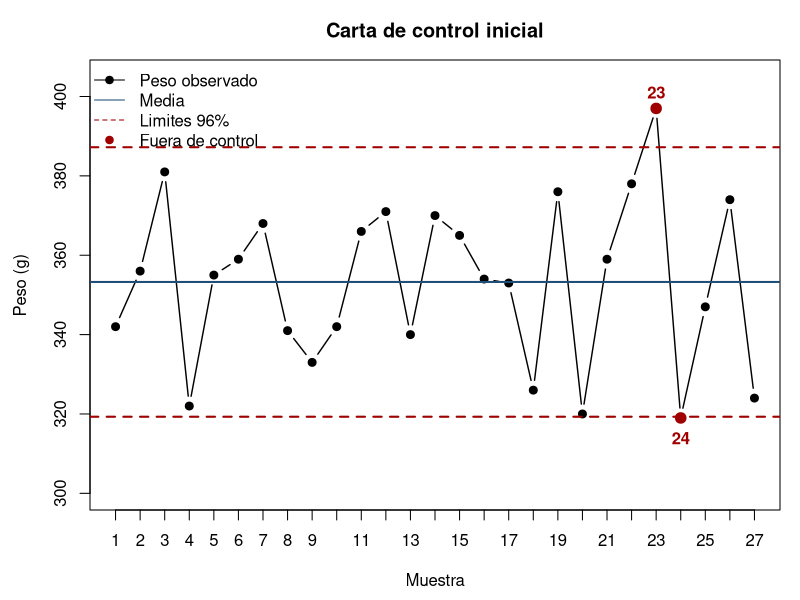
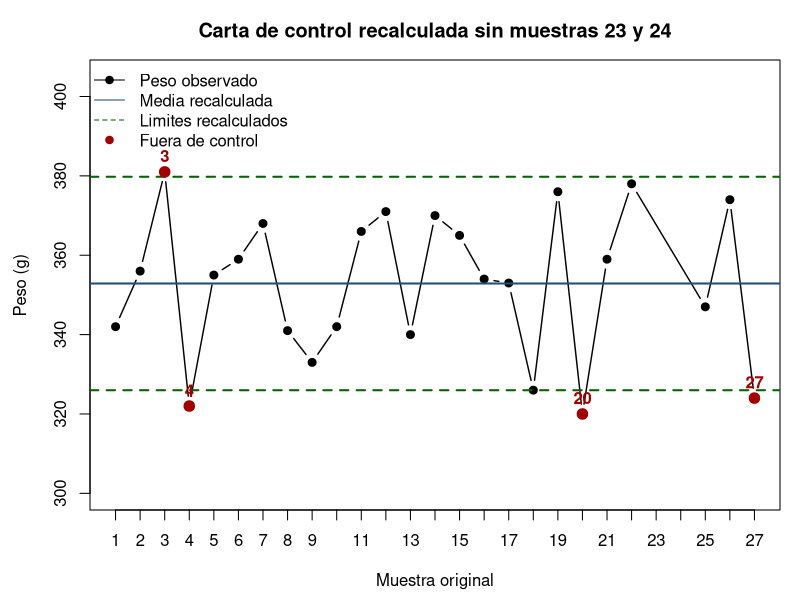

Source code (R) for these figures, in order:
x <- c(342, 356, 381, 322, 355, 359, 368, 341, 333,
       342, 366, 371, 340, 370, 365, 354, 353, 326,
       376, 320, 359, 378, 397, 319, 347, 374, 324)
muestra <- seq_along(x)

out_agregado <- c(23, 24)
media <- 9538 / 27
sigma <- sqrt(3376759 / 27 - media^2)
z <- 2.055
lci <- media - z * sigma
lcs <- media + z * sigma

png("figuras/control_inicial.png", width = 1400, height = 850, res = 160)
par(mar = c(4.5, 4.5, 3, 1))
plot(muestra, x, type = "b", pch = 19, lwd = 1.4,
     xlab = "Muestra", ylab = "Peso (g)",
     main = "Carta de control inicial",
     ylim = c(300, 405), xaxt = "n")
axis(1, at = muestra)
abline(h = media, col = "#1F4E79", lwd = 2)
abline(h = lcs, col = "#A00000", lwd = 2, lty = 2)
abline(h = lci, col = "#A00000", lwd = 2, lty = 2)
points(out_agregado, x[out_agregado], pch = 19, col = "#A00000", cex = 1.4)
text(out_agregado, x[out_agregado] + c(4, -5), labels = out_agregado,
     col = "#A00000", font = 2)
legend("topleft",
       legend = c("Peso observado", "Media", "Limites 96%", "Fuera de control"),
       col = c("black", "#1F4E79", "#A00000", "#A00000"),
       lty = c(1, 1, 2, NA), pch = c(19, NA, NA, 19),
       bty = "n")
dev.off()

x_limpio <- x[-out_agregado]
muestra_limpia <- muestra[-out_agregado]
suma_limpia <- 9538 - x[23] - x[24]
suma2_limpia <- 3376759 - x[23]^2 - x[24]^2
media_limpia <- suma_limpia / length(x_limpio)
sigma_limpia <- sqrt(suma2_limpia / length(x_limpio) - media_limpia^2)
lci_limpio <- media_limpia - z * sigma_limpia
lcs_limpio <- media_limpia + z * sigma_limpia
out_recalculado <- muestra_limpia[x_limpio < lci_limpio | x_limpio > lcs_limpio]

png("figuras/control_recalculado.png", width = 1400, height = 850, res = 160)
par(mar = c(4.5, 4.5, 3, 1))
plot(muestra_limpia, x_limpio, type = "b", pch = 19, lwd = 1.4,
     xlab = "Muestra original", ylab = "Peso (g)",
     main = "Carta de control recalculada sin muestras 23 y 24",
     ylim = c(300, 405), xaxt = "n")
axis(1, at = muestra)
abline(h = media_limpia, col = "#1F4E79", lwd = 2)
abline(h = lcs_limpio, col = "#006400", lwd = 2, lty = 2)
abline(h = lci_limpio, col = "#006400", lwd = 2, lty = 2)
if (length(out_recalculado) > 0) {
  points(out_recalculado, x[out_recalculado], pch = 19, col = "#A00000", cex = 1.4)
  text(out_recalculado, x[out_recalculado] + 4, labels = out_recalculado,
       col = "#A00000", font = 2)
}
legend("topleft",
       legend = c("Peso observado", "Media recalculada", "Limites recalculados", "Fuera de control"),
       col = c("black", "#1F4E79", "#006400", "#A00000"),
       lty = c(1, 1, 2, NA), pch = c(19, NA, NA, 19),
       bty = "n")
dev.off()
